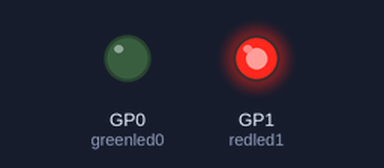
A program run on a simulated Raspberry Pi Pico running MicroPython. Shown: output pins drawn as LEDs (lit = HIGH). What the program prints to the serial console is not drawn. At 0.0 s the program stops and its outputs stay as they are.

Above: at 0.1 s.
Timing chart, 0 to 1.5 s (numbered marks = the images above):
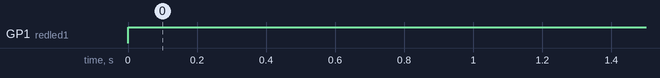

Measured:
- by itself, GP1 (redled1): LOW → HIGH at 0.00 s

The program:

ifcondition.py
```python
import machine
import utime

greenled0=machine.Pin(0,machine.Pin.OUT)
redled1=machine.Pin(1,machine.Pin.OUT)


mark=20

if mark<=35:
    print("passed")
    redled1.on()
    greenled0.off()
else:
    print("fail")
    redled1.off()
    greenled0.on()
```
